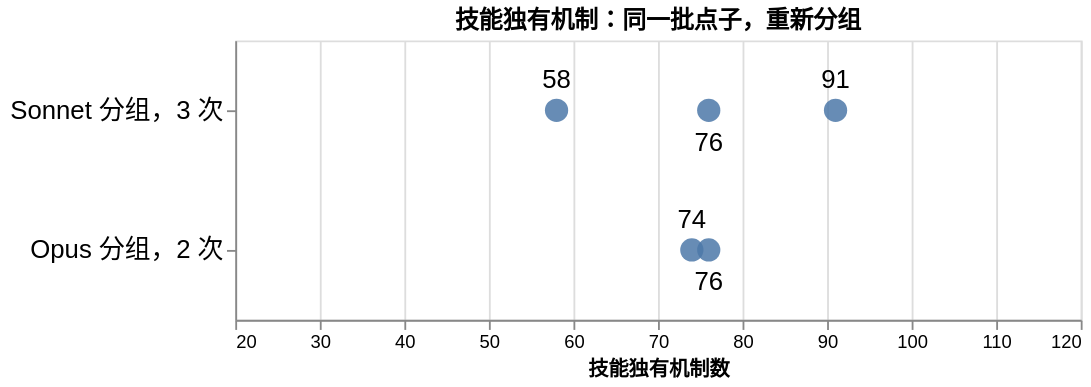

Specify this chart in Vega-Lite:
### Vega-Lite specification from a JSON file in a GitHub repository (floating-point values rounded to 4 significant figures)
{"usermeta": {"fig": {"content": "data", "style": "cool-clean", "candidates": ["cool-clean"], "why": "计数取自结果文件", "surface": "repo-doc"}}, "title": "技能独有机制：同一批点子，重新分组", "width": 460, "height": 152, "data": {"values": [{"row": "Sonnet 分组，3 次", "count": 91, "below": 0}, {"row": "Sonnet 分组，3 次", "count": 76, "below": 1}, {"row": "Sonnet 分组，3 次", "count": 58, "below": 0}, {"row": "Opus 分组，2 次", "count": 76, "below": 1}, {"row": "Opus 分组，2 次", "count": 74, "below": 0}]}, "layer": [{"mark": {"type": "point", "filled": true, "size": 160, "opacity": 0.85}, "encoding": {"y": {"field": "row", "type": "nominal", "title": null, "sort": ["Sonnet 分组，3 次", "Opus 分组，2 次"], "axis": {"labelFontSize": 14, "labelLimit": 520}}, "x": {"field": "count", "type": "quantitative", "title": "技能独有机制数", "scale": {"domain": [20, 120]}}}}, {"transform": [{"filter": "datum.below == 0"}], "mark": {"type": "text", "dy": -16, "fontSize": 14}, "encoding": {"y": {"field": "row", "type": "nominal", "title": null, "sort": ["Sonnet 分组，3 次", "Opus 分组，2 次"], "axis": {"labelFontSize": 14, "labelLimit": 520}}, "x": {"field": "count", "type": "quantitative", "title": "技能独有机制数", "scale": {"domain": [20, 120]}}, "text": {"field": "count"}}}, {"transform": [{"filter": "datum.below == 1"}], "mark": {"type": "text", "dy": 18, "fontSize": 14}, "encoding": {"y": {"field": "row", "type": "nominal", "title": null, "sort": ["Sonnet 分组，3 次", "Opus 分组，2 次"], "axis": {"labelFontSize": 14, "labelLimit": 520}}, "x": {"field": "count", "type": "quantitative", "title": "技能独有机制数", "scale": {"domain": [20, 120]}}, "text": {"field": "count"}}}]}
